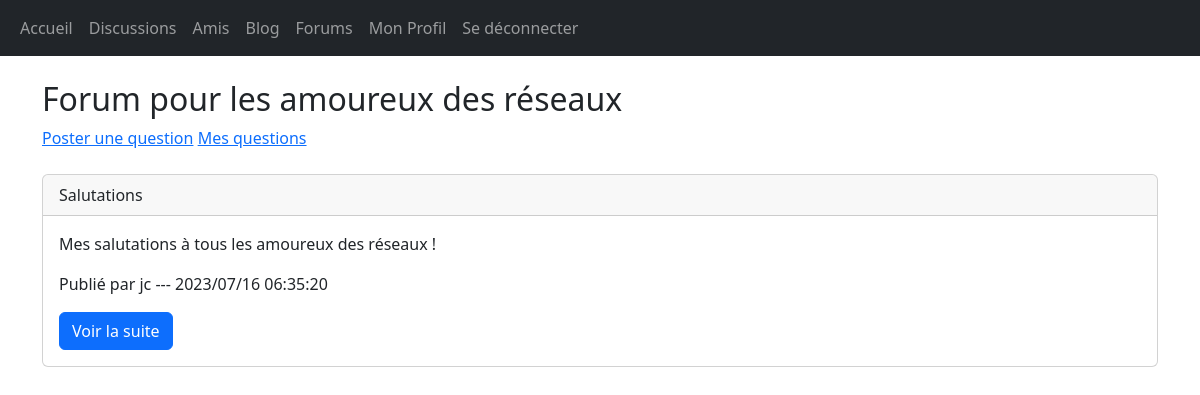
Screenshot of /index.php?forums&network (signed in) with the database file from the repository.
### tables this page shows
CREATE TABLE `forum_posts` (
  `id` int(11) NOT NULL,
  `author` text NOT NULL,
  `title` text NOT NULL,
  `category` text NOT NULL,
  `content` text NOT NULL,
  `date` text NOT NULL
);

### src/controllers/forums/network.php (called while the page is built)
<?php
require "src/models/forums.php";
$questions = getQuestions("Réseaux");
require "src/views/forums/network.php";

### src/models/forums.php (called while the page is built, shortened)
<?php
function getQuestions($category){
    require "src/models/pdo.php";
	$sql = $bdd->prepare("SELECT * FROM forum_posts WHERE category=? ORDER BY id DESC");
	$sql->execute(array($category));
    $questions = [];
	while ($res = $sql->fetch()) {
        $questions[] = [
            'title' => $res['title'],
            'author' => $res['author'],
            'date' => $res['date'],
            'id' => $res['id'],
            'content' => $res['content'],
        ];
    }
    return $questions;
}

### src/views/forums/network.php (the view, shortened to what this page needs)
<?php
require "src/views/includes/header.php";
?>
<main class="container">
    <h2>Forum pour les amoureux des réseaux</h2>
    <section>
        <a href="index.php?postQuestion=design">Poster une question</a>
        <a href="index.php?myQuestions=design">Mes questions</a>
    </section>
    <br>
    <?php
        foreach ($questions as $question) {
        ?>
            <article class="card">
                <p class="card-header">
                    <?= $question['title'] ?>
                </p>
                <div class="card-body">
                    <p class="card-text">
                        <?= $question['content'] ?>
                    </p>
                    <p  class="card-text">
                        Publié par <?= $question['author'] . " --- " . $question['date']  ?>
                    </p>
                    <p  class="card-text">
                        <a href="index.php?viewQuestion=<?= $question['id'] ?>" class="btn btn-primary">Voir la suite</a>
                    </p>
                </div>
            </article>
            <br>
        <?php
        }
    ?>
</main>
<?php
require "src/views/layout.php";
?>

### rows the page displays
forum_posts: title "Salutations", content "Mes salutations à tous les amoureux des réseaux !", author "jc", date "2023/07/16 06:35:20"
